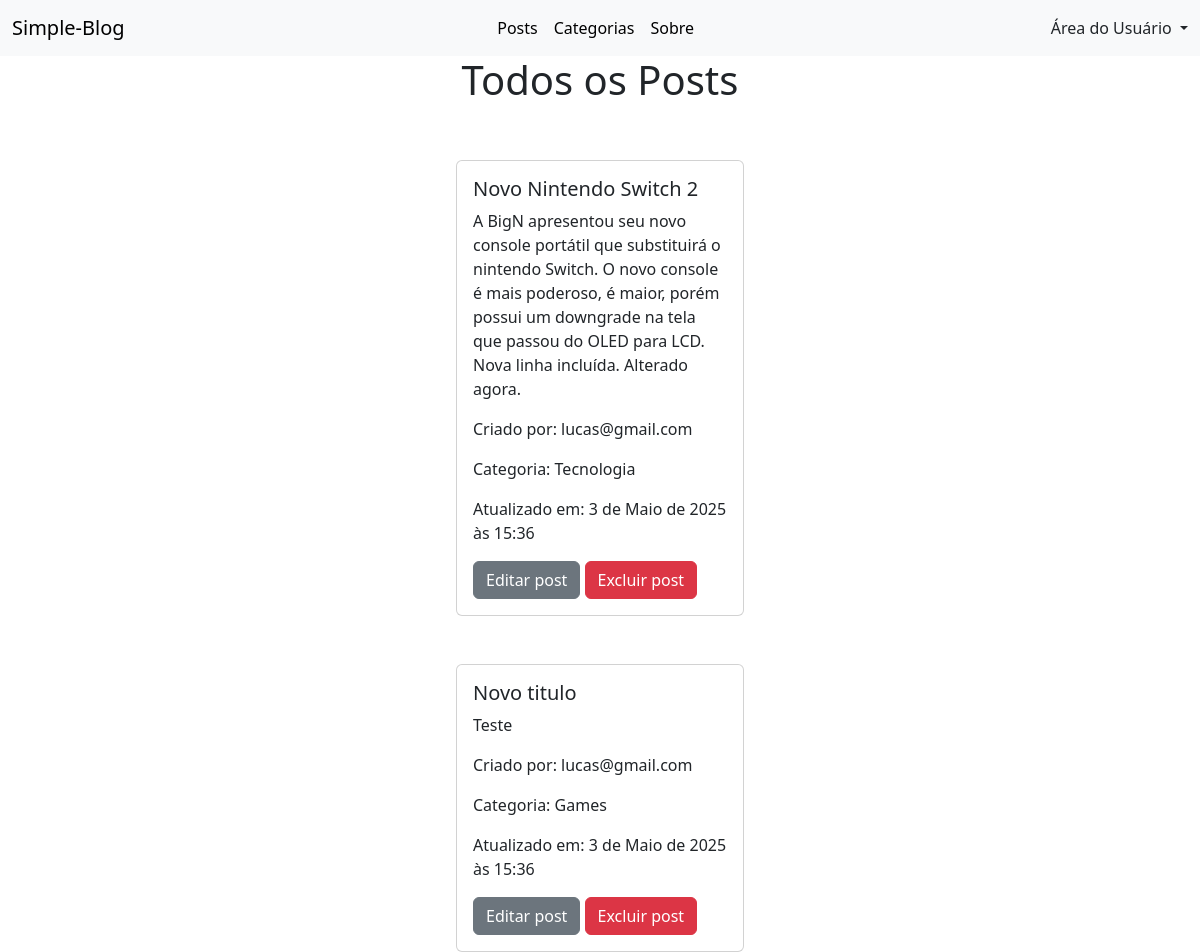
/plataform/home/ (signed in), run on an earlier commit of the app's database.
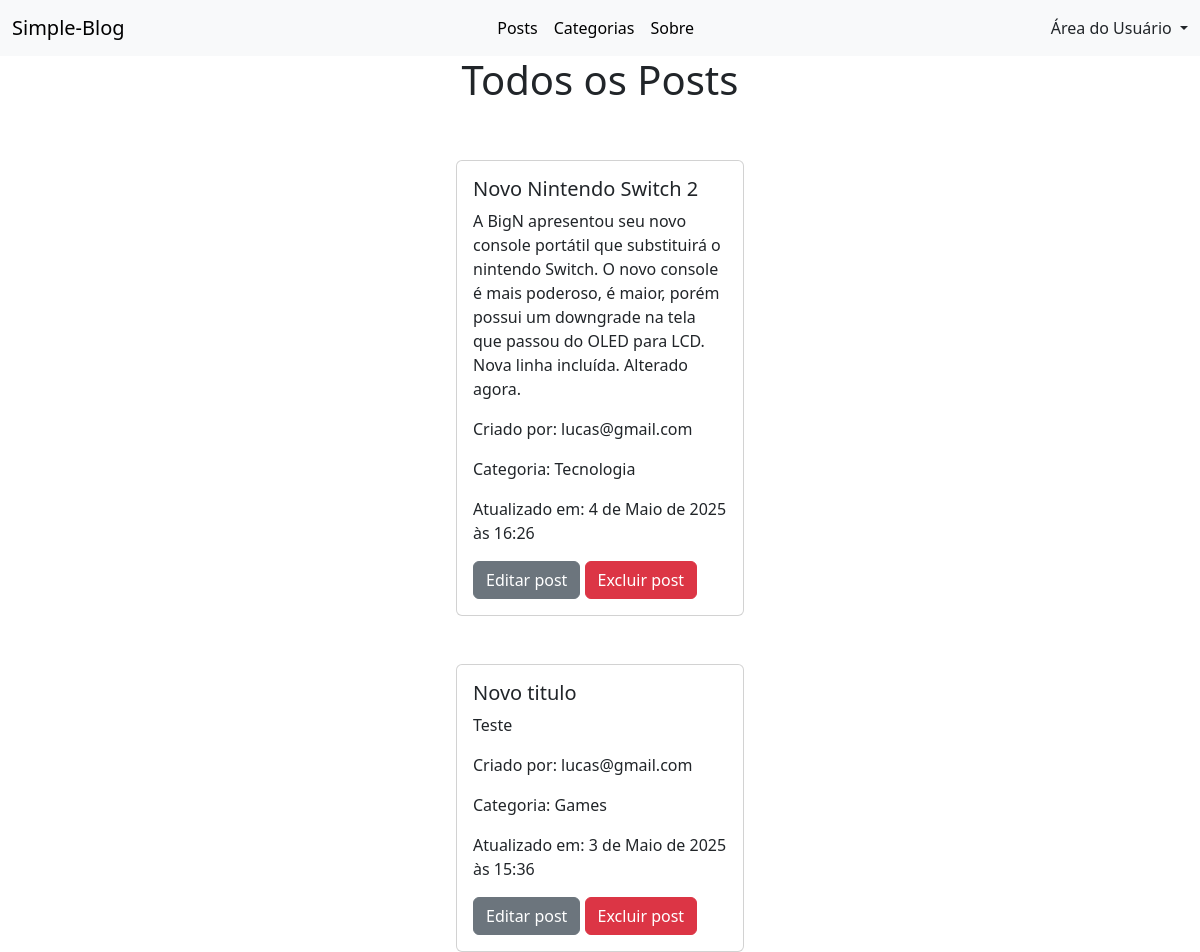
And on a later commit of the database.
### posts/models.py (models this page shows, shortened)
class Post(models.Model):
    title = models.CharField(max_length=255)
    content = models.TextField()
    author = models.ForeignKey(CustomUser, on_delete=models.DO_NOTHING)
    created_in = models.DateTimeField()
    updated_in = models.DateTimeField(blank=True, null=True)
    slug = models.SlugField(blank=True, null=True)
    status = models.CharField(max_length=10, choices=StatusEnumPost.choices, default=StatusEnumPost.SKETCH)
    categories = models.ForeignKey(Categories, on_delete=models.DO_NOTHING)

class Categories(models.Model):
    name = models.CharField(max_length=50, unique=True)
    status = models.CharField(max_length=8, choices=StatusEnumCategories.choices, default=StatusEnumCategories.ACTIVE)
    def __str__(self):
        return self.name

### accounts/models.py (models this page shows)
class CustomUser(AbstractBaseUser, PermissionsMixin):
    first_name = models.CharField(max_length=50)
    surname = models.CharField(max_length=120)
    email = models.EmailField(max_length=100, unique=True)
    date_of_birth = models.DateField(blank=True, null=True)
    gender = models.CharField(max_length=10, choices=GenderEnum.choices, blank=True, null=True)
    is_staff = models.BooleanField(default=False)
    is_active = models.BooleanField(default=True)
    date_joined = models.DateTimeField(default=timezone.now)
    objects = CustomUserManager()
    USERNAME_FIELD = 'email'
    REQUIRED_FIELDS = ['first_name', 'surname']

### plataform/views.py (the view)
# urls.py: path('home/', views.home, name='home')
@login_required(login_url='/account/login')
def home(request):
    if request.method == 'GET':
        posts = Post.objects.all()
        return render(request, 'home.html', {'posts': posts})

### plataform/templates/home.html (shortened to what this page needs)
{% extends 'base.html' %}
{% load static %}
{% block content %}
    <div class='container d-flex flex-column align-items-center gap-5'>
        <h1 class='text-center'>Todos os Posts</h1>
        {% for post in posts %}
        <div class="card" style="width: 18rem;">
            <div class="card-body">
              <h5 class="card-title">{{post.title}}</h5>
              <p class="card-text">{{post.content}}</p>
              <p>Criado por: {{post.author}}</p>
              <p>Categoria: {{post.categories}}</p>
              {% if post.updated_in %}
              <p>Atualizado em: {{post.updated_in }}</p>
              {% endif %}
              {% if request.user == post.author %}
                <a href="{% url 'edit_post' post.id %}"><button type="button" class="btn btn-secondary">Editar post</button></a>
                <a href="{% url 'delete_post' post.id %}"><button type="button" class="btn btn-danger">Excluir post</button></a>
              {% endif %}
            </div>
        </div>
        {% endfor %}
    </div>
{% endblock %}

What changed in the data, as far as the page shows it:
changed Post "Novo Nintendo Switch 2": updated_in "3 de Maio de 2025 às 15:36" → "4 de Maio de 2025 às 16:26"
